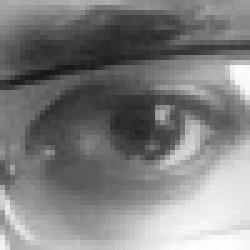
#> input picture dataset/open_eyes/open_10.jpg, 50 x 50 px (shown 5 times larger); its folder holds only this picture in this run
$ python preprocess_dataset.py
#> lines starting #> are read from the running program, lines starting #| are printed output that depends on the picture
import os
import cv2
import numpy as np
from sklearn.model_selection import train_test_split
import joblib

#____________________________________________________________________________________________
#step 1: path setup
#____________________________________________________________________________________________
BASE_DIR=os.path.dirname(os.path.dirname(__file__))
DATASET_DIR=os.path.join(BASE_DIR,"dataset")
#also joining the path of two subfolder inside the "dataset"
OPEN_DIR=os.path.join(DATASET_DIR,"open_eyes")# images for class "open"
CLOSED_DIR=os.path.join(DATASET_DIR,"closed_eyes")#images for class "closed"

#model folder:project_root/models (to save preprocessed data/ trained model)
MODELS_DIR=os.path.join(BASE_DIR,"models")
os.makedirs(MODELS_DIR,exist_ok=True) # create folder if not exist

#we will resize all images to 24x24
IMG_SIZE=24 #final image size: 24x24
#___________________________________________________________________________________________
# step 2: Function to load image from the folder
#____________________________________________________________________________________________

def load_images_from_folder(folder,label):
    """
     this function will Reads all images from the given folder, preprocess them and returns
     -data:list of flattened image arrays
     -labels:list of labels (same length as data)
     label=1 for open eyes, 0 for closed eyes(as per your choice)
    """
#> called with folder = 'dataset/open_eyes', label = 1
    data=[]
    labels=[]
    #Loop through all files in the folder and perform some operations
    for filename in os.listdir(folder):
        img_path=os.path.join(folder,filename)
        #read image in grayscale
        img=cv2.imread(img_path,cv2.IMREAD_GRAYSCALE)
#> img is the input picture: shape (50, 50); min 23, max 254, mean 126.6
        #if if image is not loaded correctly (e.g broen file) skip it
        if img is None:
            continue
        #Resize image to fixed size: 24x24
        img=cv2.resize(img,(IMG_SIZE,IMG_SIZE))
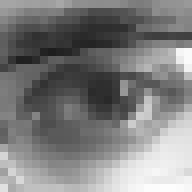
#> img: shape (24, 24) (shown 8 times larger); min 29, max 253, mean 126.5
        #Normalize the pixel value from[0,255] to [0,1]
        img=img/255.0
        #Flatten 2D image(24x24) into 1D VECTOR (576)
        #Many ML models in sklearn expect 1D feature vector
        data.append(img.flatten())
        #Append the given level for this image
        labels.append(label)
    return data,labels

#______________________________________________________________________________________________
#step 3 : Load open and closed eyes images
#______________________________________________________________________________________________

#For open eyes, we will use label=1, label=0 for closed eyes
open_data,open_labels=load_images_from_folder(OPEN_DIR,1)
#> open_data = 1 item; open_labels = [1]
closed_data,closed_labels=load_images_from_folder(CLOSED_DIR,0)
#> (the run stopped early here; a loop or call above may not have finished)
